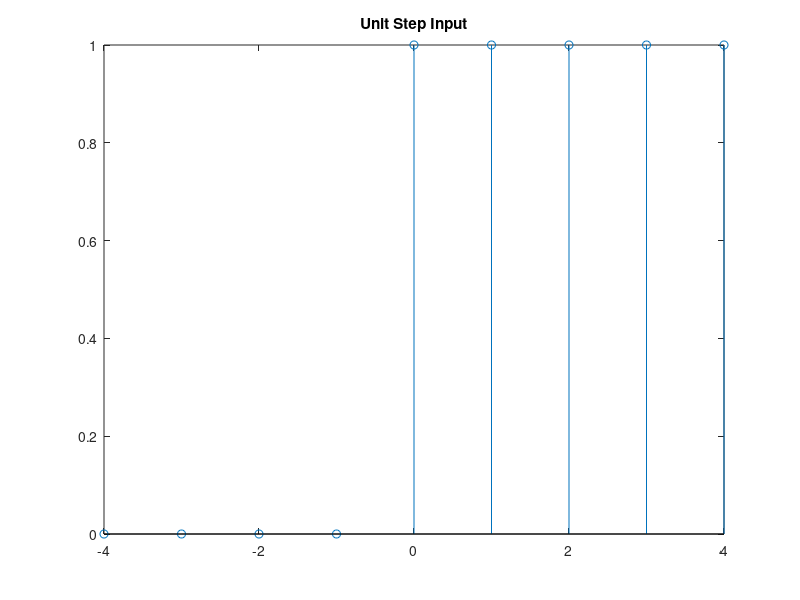
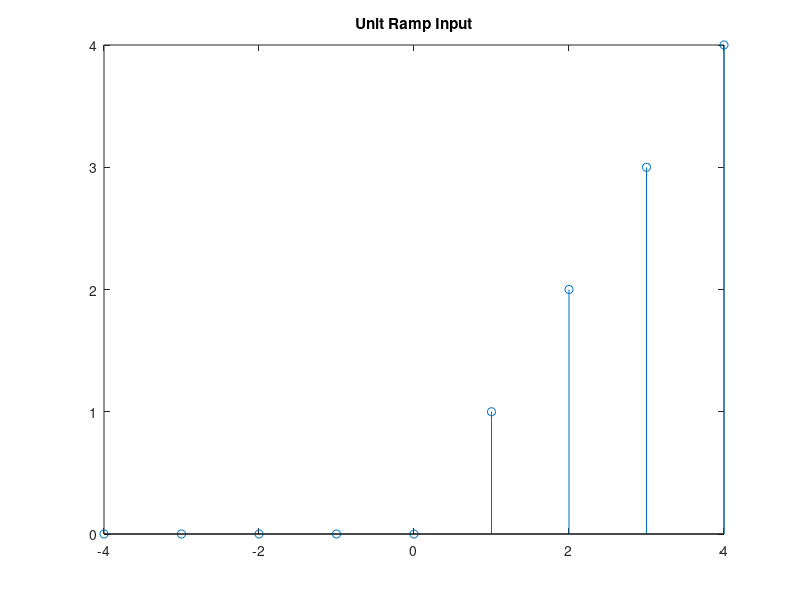
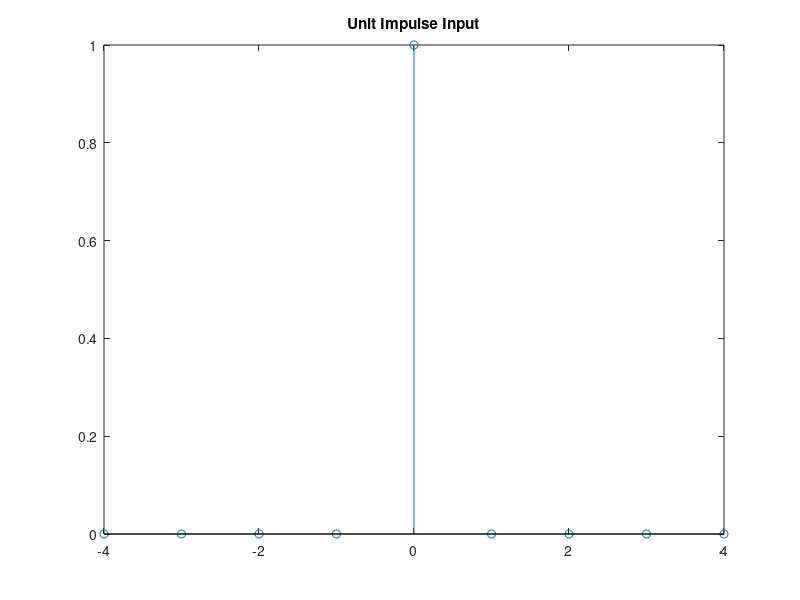
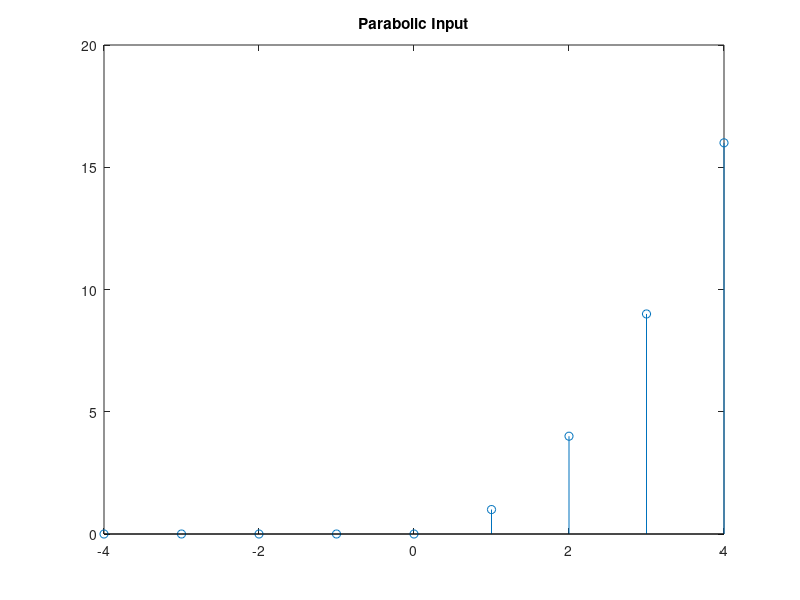

Write the MATLAB code that produced these figures, in order.
%Baliguat, Dennis
x = -4:4;
%a
figure()
y = [x >= 0];
stem(x,y)
title('Unit Step Input')
%b
figure()
y2 = x.*[x >= 0];
stem(x,y2)
title('Unit Ramp Input')
%c
figure()
y3 = [x == 0];
stem(x,y3)
title('Unit Impulse Input')
%d
figure()
y4 = x.^2.*[x >= 0];
stem(x,y4)
title('Parabolic Input')


%e
figure()
y5 = 4*cos(0.1*pi*x*pi/3);
stem(x,y5)
title('Sinusoidal Input')



